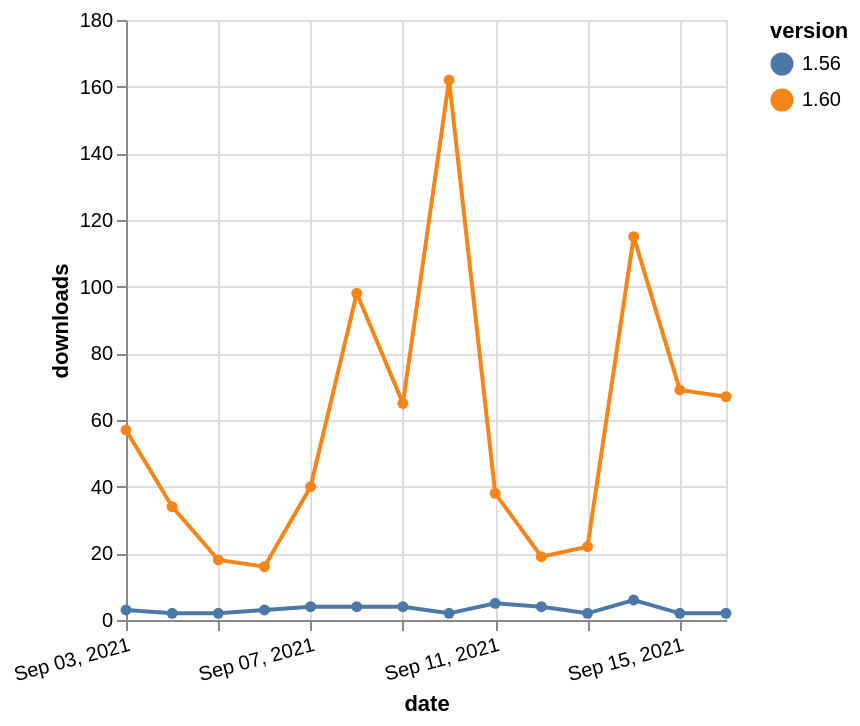

Express this chart as Vega-Lite.
### Vega-Lite specification from a JSON file in a GitHub repository (floating-point values rounded to 4 significant figures)
{"$schema": "https://vega.github.io/schema/vega-lite/v5.json", "description": "A simple bar chart with embedded data.", "data": {"values": [{"date": "2021-09-03", "total": 59604, "delta": 57, "version": "1.60"}, {"date": "2021-09-04", "total": 59638, "delta": 34, "version": "1.60"}, {"date": "2021-09-05", "total": 59656, "delta": 18, "version": "1.60"}, {"date": "2021-09-06", "total": 59672, "delta": 16, "version": "1.60"}, {"date": "2021-09-07", "total": 59712, "delta": 40, "version": "1.60"}, {"date": "2021-09-08", "total": 59810, "delta": 98, "version": "1.60"}, {"date": "2021-09-09", "total": 59875, "delta": 65, "version": "1.60"}, {"date": "2021-09-10", "total": 60037, "delta": 162, "version": "1.60"}, {"date": "2021-09-11", "total": 60075, "delta": 38, "version": "1.60"}, {"date": "2021-09-12", "total": 60094, "delta": 19, "version": "1.60"}, {"date": "2021-09-13", "total": 60116, "delta": 22, "version": "1.60"}, {"date": "2021-09-14", "total": 60231, "delta": 115, "version": "1.60"}, {"date": "2021-09-15", "total": 60300, "delta": 69, "version": "1.60"}, {"date": "2021-09-16", "total": 60367, "delta": 67, "version": "1.60"}, {"date": "2021-09-03", "total": 22550, "delta": 3, "version": "1.56"}, {"date": "2021-09-04", "total": 22552, "delta": 2, "version": "1.56"}, {"date": "2021-09-05", "total": 22554, "delta": 2, "version": "1.56"}, {"date": "2021-09-06", "total": 22557, "delta": 3, "version": "1.56"}, {"date": "2021-09-07", "total": 22561, "delta": 4, "version": "1.56"}, {"date": "2021-09-08", "total": 22565, "delta": 4, "version": "1.56"}, {"date": "2021-09-09", "total": 22569, "delta": 4, "version": "1.56"}, {"date": "2021-09-10", "total": 22571, "delta": 2, "version": "1.56"}, {"date": "2021-09-11", "total": 22576, "delta": 5, "version": "1.56"}, {"date": "2021-09-12", "total": 22580, "delta": 4, "version": "1.56"}, {"date": "2021-09-13", "total": 22582, "delta": 2, "version": "1.56"}, {"date": "2021-09-14", "total": 22588, "delta": 6, "version": "1.56"}, {"date": "2021-09-15", "total": 22590, "delta": 2, "version": "1.56"}, {"date": "2021-09-16", "total": 22592, "delta": 2, "version": "1.56"}]}, "width": "container", "mark": {"type": "line", "point": {"filled": true}}, "encoding": {"x": {"field": "date", "type": "temporal", "timeUnit": "yearmonthdate", "title": "date", "axis": {"labelAngle": -15}}, "y": {"field": "delta", "type": "quantitative", "title": "downloads"}, "color": {"field": "version", "type": "nominal"}, "tooltip": {"field": "delta"}}}
